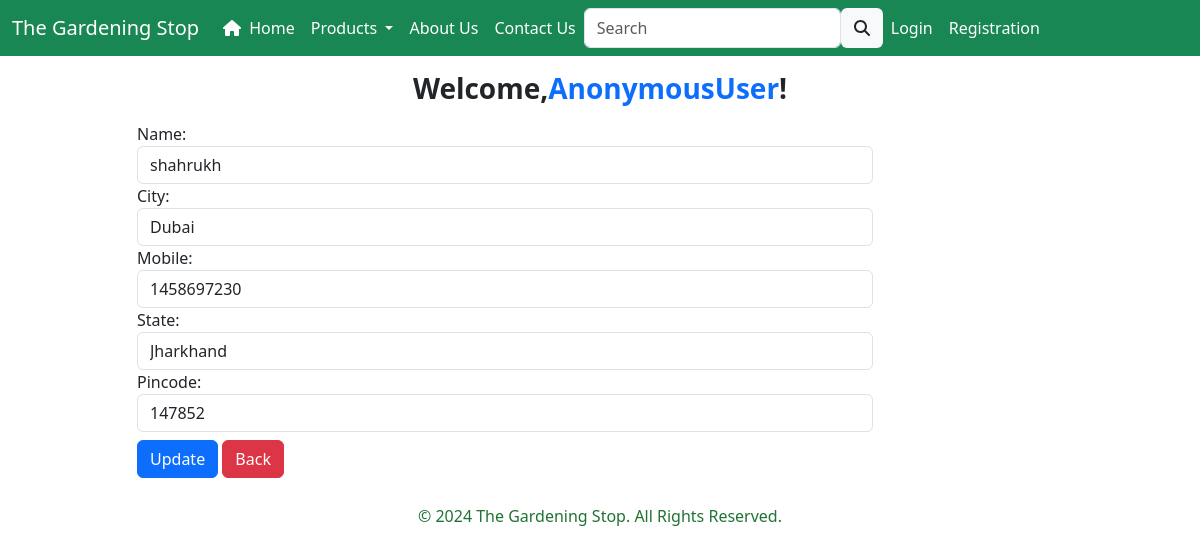
Screenshot of /updateAddress/47 with the database file from the repository.
### app/models.py (models this page shows, shortened)
class Customer(models.Model):
    user = models.ForeignKey(User, on_delete=models.CASCADE)
    name = models.CharField(max_length=200)
    city = models.CharField(max_length=50)
    mobile = models.CharField(
        max_length=10,
        validators=[
            RegexValidator(regex='^\d{10}$', message='Mobile number must be exactly 10 digits.')
        ]
    )
    pincode = models.CharField(
        max_length=6,
        validators=[
            RegexValidator(regex='^\d{6}$', message='Pincode must be exactly 6 digits.')
        ]
    )
    state = models.CharField(choices=STATE_CHOICES, max_length=50)

### app/views.py (the view, shortened to what this page needs)
# urls.py: path('updateAddress/<int:pk>',views.updateAddress.as_view(),name='updateAddress'),
class updateAddress(View):
    def get(self,request,pk):
        totalitem =0
        if request.user.is_authenticated:
            totalitem= len(Cart.objects.filter(user=request.user))
        add = Customer.objects.get(pk=pk)
        form= CustomerProfileForm(instance=add)
        return render(request,'updateAddress.html',locals())

### app/forms.py
class CustomerProfileForm(forms.ModelForm):
    class Meta:
        model = Customer
        fields = ['name','city','mobile','state','pincode']
        widgets={
            'name':forms.TextInput(attrs={'class':'form-control'}),
            'city':forms.TextInput(attrs={'class':'form-control'}),
            'mobile':forms.NumberInput(attrs={'class':'form-control'}),
            'state':forms.Select(attrs={'class':'form-control'}),
            'pincode':forms.NumberInput(attrs={'class':'form-control'}),
        }

### app/templates/updateAddress.html (shortened to what this page needs)
{% extends "base.html" %}
{% block main-content %}
<div class="container my-3">
    <div class="row">
        <div class="col-sm-12 text-center mb-2">
            <h3 class="fw-bold">Welcome,<span class="text-capitalize text-primary">{{ request.user }}</span>!</h3>
        </div>
        <div class="col-sm-8 offset-sm-1">
            <form action="" method="post">
                {% for fm in form  %}
                    {{fm.label_tag}}{{fm}} <small class="text-danger">{{fm.errors|striptags}}</small>
                {% endfor %}
                <div class="col-12 mt-2">
                    <button type="submit" class="btn btn-primary">Update</button>
                    <a href="{%url 'address'%}" type="button" class="btn btn-danger">Back</a>
                </div>
            </form>
        </div>
    </div>
</div>
{% endblock main-content %}

### app/templates/base.html (style rules this page uses)
body { display: flex; flex-direction: column; min-height: 100vh; }

### rows the page displays
Customer: form "shahrukh" "Dubai" "1458697230" "Jharkhand" "147852"

### other values shown
{{ request.user }} "AnonymousUser"
{{ fm.label_tag }} "Name:" "City:" "Mobile:" "State:" "Pincode:"
